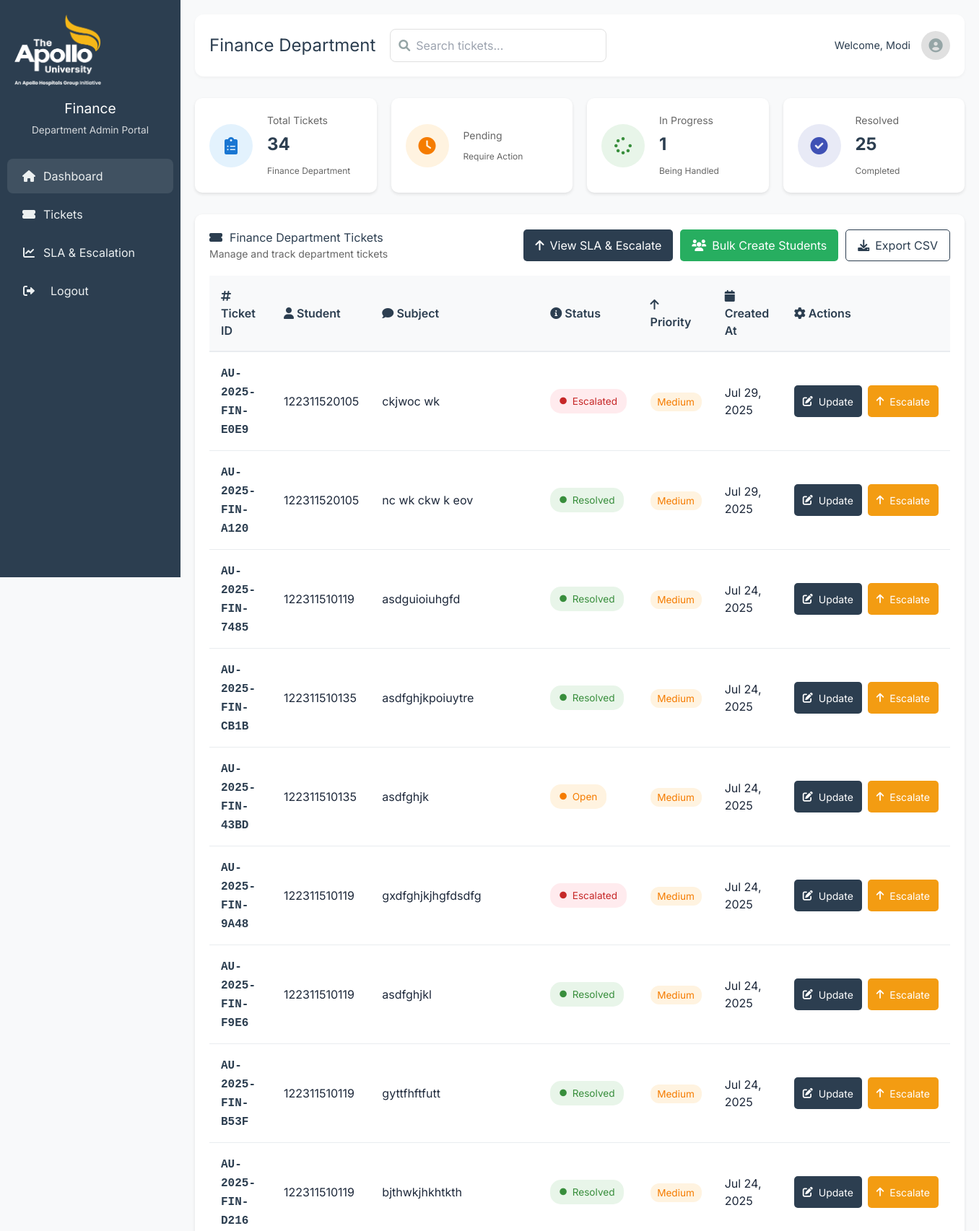
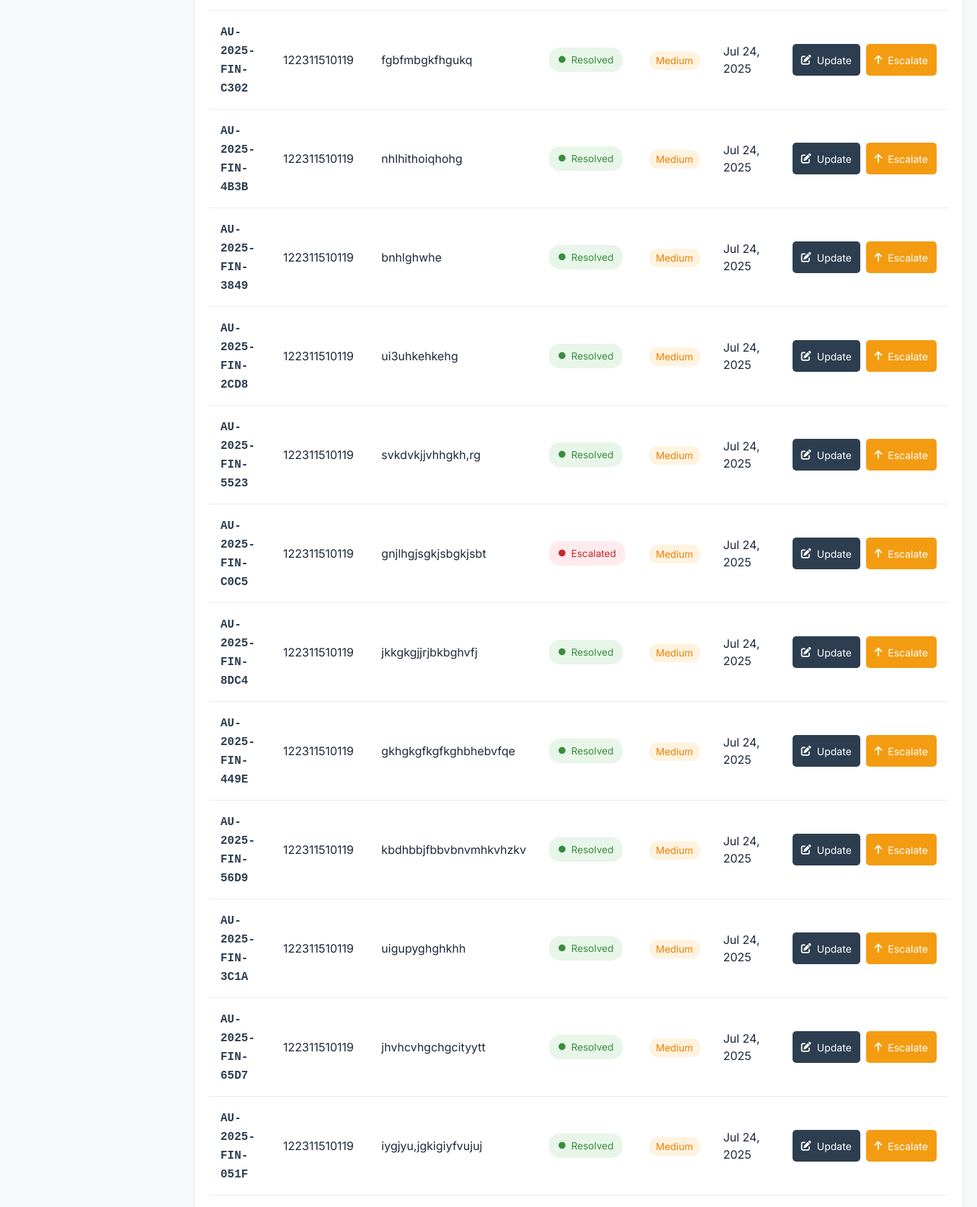
The page /department/ (signed in, upper part) on the database its author committed (2 pictures, top to bottom).
### core/models.py (models this page shows, shortened)
class Department(models.Model):
    name = models.CharField(max_length=100, unique=True)
    sla_hours = models.IntegerField(default=48)  # Default SLA time in hours
    class Meta:
        ordering = ['name']

### Student/models.py (models this page shows, shortened)
class Ticket(models.Model):
    ticket_id = models.CharField(max_length=20, unique=True, editable=False)
    student = models.ForeignKey(User, on_delete=models.CASCADE, related_name='student_tickets')
    department = models.ForeignKey(Department, on_delete=models.CASCADE)
    subject = models.CharField(max_length=200)
    description = models.TextField()
    priority = models.CharField(max_length=10, choices=PRIORITY_CHOICES, default='medium')
    status = models.CharField(max_length=20, choices=STATUS_CHOICES, default='open')
    created_at = models.DateTimeField(auto_now_add=True)
    updated_at = models.DateTimeField(auto_now=True)
    resolved_at = models.DateTimeField(null=True, blank=True)
    first_response_at = models.DateTimeField(null=True, blank=True)
    sla_breach = models.BooleanField(default=False)
    escalated_at = models.DateTimeField(null=True, blank=True)
    escalated_by = models.ForeignKey(User, on_delete=models.SET_NULL, null=True, blank=True, related_name='escalated_tickets')
    escalation_reason = models.TextField(null=True, blank=True)
    original_department = models.ForeignKey(Department, on_delete=models.SET_NULL, null=True, related_name='original_tickets')
    attachment = models.FileField(
        upload_to='ticket_attachments/',
        null=True,
        blank=True,
        validators=[
            FileExtensionValidator(
                allowed_extensions=['pdf', 'doc', 'docx', 'txt', 'jpg', 'jpeg', 'png']
            ),
            validate_file_size
        ]
    )
    class Meta:
        ordering = ['-created_at']

### dept_admin/views.py (the view)
# urls.py: path('', views.dashboard, name='dashboard'),
@login_required
@dept_admin_required
def dashboard(request):
    department = request.user.profile.department
    department_name = department.name if department else None
    if not department:
        messages.error(request, 'No department assigned to your profile.')
        return redirect('dept_admin:login')
    if department.name == 'General':
        tickets = Ticket.objects.filter(
            department=department,
            status__in=['escalated', 'in_progress', 'resolved']
        ).select_related(
            'student',
            'original_department',
            'escalated_by'
        ).order_by('-escalated_at', '-created_at')
    else:
        tickets = Ticket.objects.filter(
            department=department
        ).select_related(
            'student'
        ).order_by('-created_at')
    total_tickets = tickets.count()
    escalated_count = tickets.filter(status='escalated').count()
    in_progress_count = tickets.filter(status='in_progress').count()
    resolved_count = tickets.filter(status='resolved').count()
    total_resolved = tickets.filter(status='resolved')
    total_active = tickets.filter(status__in=['escalated', 'in_progress'])
    resolution_rate = (resolved_count / total_tickets * 100) if total_tickets > 0 else 0
    sla_compliant = tickets.filter(sla_breach=False).count()
    sla_compliance = (sla_compliant / total_tickets * 100) if total_tickets > 0 else 0
    context = {
        'tickets': tickets,
        'department': department,
        'department_name': department_name,
        'total_tickets': total_tickets,
        'escalated_count': escalated_count,
        'in_progress_count': in_progress_count,
        'resolved_count': resolved_count,
        'resolution_rate': resolution_rate,
        'sla_compliance': sla_compliance,
        'is_general_dept': department.name == 'General'
    }
    return render(request, 'dept_admin/dashboard.html', context)

### templates/dept_admin/dashboard.html (shortened to what this page needs)
{% extends 'base.html' %}
{% load static %}
{% block content %}
<link rel="stylesheet" href="{% static 'css/dept_admin_dashboard.css' %}">
<link rel="stylesheet" href="https://cdnjs.cloudflare.com/ajax/libs/font-awesome/6.0.0/css/all.min.css">
<div class="dashboard-container">
    <div class="sidebar">
        <div class="sidebar-header">
            <img src="{% static 'css/image.png' %}" alt="Department Logo" class="dept-logo">
            <h3>{{ department.name }}</h3>
            <p class="dept-subtitle">Department Admin Portal</p>
        </div>
        <nav class="sidebar-nav">
            <a href="#" class="active"><i class="fas fa-home"></i> Dashboard</a>
            <a href="#tickets"><i class="fas fa-ticket-alt"></i> Tickets</a>
            <a href="{% url 'dept_admin:sla_dashboard' %}"><i class="fas fa-chart-line"></i> SLA & Escalation</a>
            <form method="POST" action="{% url 'dept_admin:logout' %}">
                <button type="submit" class="nav-button"><i class="fas fa-sign-out-alt"></i> Logout</button>
            </form>
        </nav>
    </div>
    <div class="main-content">
        {% include "dept_admin/dashboard_content.html" %}
    </div>
</div>
{% endblock %}

### templates/base.html (shortened to what this page needs)
<!DOCTYPE html>
<html lang="en">
<head>
    {% load static %}
    <link href="https://cdnjs.cloudflare.com/ajax/libs/font-awesome/5.15.4/css/all.min.css" rel="stylesheet">
    <link href="https://cdn.jsdelivr.net/npm/tailwindcss@2.2.19/dist/tailwind.min.css" rel="stylesheet">
</head>
<body class="bg-gray-50 min-h-screen flex flex-col">
    {% block content %}{% endblock %}
</body>
</html>

### templates/dept_admin/dashboard_content.html (shortened to what this page needs)
<div class="top-header">
    <div class="header-info">
        <h1 class="department-title">{{ department.name }} Department</h1>
        <div class="header-search">
            <i class="fas fa-search"></i>
            <input type="text" placeholder="Search tickets..." id="searchTickets">
        </div>
    </div>
    <div class="header-profile">
        <span class="welcome-text">Welcome, {{ request.user.first_name|default:request.user.username }}</span>
        <div class="profile-image">
            <i class="fas fa-user-circle"></i>
        </div>
    </div>
</div>
{% if is_general_dept %}
<div class="stats-grid">
    <div class="stat-card">
        <div class="stat-icon">
            <i class="fas fa-exclamation-triangle"></i>
        </div>
        <div class="stat-content">
            <h3>Escalated</h3>
            <p class="stat-value">{{ escalated_count }}</p>
        </div>
    </div>
    <div class="stat-card">
        <div class="stat-icon">
            <i class="fas fa-clock"></i>
        </div>
        <div class="stat-content">
            <h3>In Progress</h3>
            <p class="stat-value">{{ in_progress_count }}</p>
        </div>
    </div>
    <div class="stat-card">
        <div class="stat-icon">
            <i class="fas fa-check-circle"></i>
        </div>
        <div class="stat-content">
            <h3>Resolved</h3>
            <p class="stat-value">{{ resolved_count }}</p>
        </div>
    </div>
    <div class="stat-card">
        <div class="stat-icon">
            <i class="fas fa-chart-line"></i>
        </div>
        <div class="stat-content">
            <h3>Resolution Rate</h3>
            <p class="stat-value">{{ resolution_rate|floatformat:1 }}%</p>
        </div>
    </div>
</div>
<div class="tickets-table">
    <table class="table">
        <thead>
            <tr>
                <th><i class="fas fa-hashtag"></i> Ticket ID</th>
                <th><i class="fas fa-user"></i> Student</th>
                <th><i class="fas fa-comment"></i> Subject</th>
                <th><i class="fas fa-info-circle"></i> Status</th>
                <th><i class="fas fa-building"></i> Original Dept</th>
                <th><i class="fas fa-arrow-up"></i> Priority</th>
                <th><i class="fas fa-clock"></i> Escalated At</th>
                <th><i class="fas fa-calendar"></i> Created At</th>
                <th><i class="fas fa-cog"></i> Actions</th>
            </tr>
        </thead>
        <tbody>
            {% for ticket in tickets %}
            <tr>
                <td><span class="ticket-id">{{ ticket.ticket_id }}</span></td>
                <td>{{ ticket.student.username }}</td>
                <td>{{ ticket.subject|truncatechars:100 }}</td>
                <td>
                    <span class="status-badge status-{{ ticket.status|lower }}">
                        <i class="fas fa-circle"></i> {{ ticket.get_status_display }}
                    </span>
                </td>
                <td>{{ ticket.original_department.name }}</td>
                <td>
                    <span class="priority-badge priority-{{ ticket.priority|lower }}">
                        {{ ticket.priority|title }}
                    </span>
                </td>
                <td>{{ ticket.escalated_at|date:"M d, Y H:i" }}</td>
                <td>{{ ticket.created_at|date:"M d, Y" }}</td>
                <td>
                    <div class="action-buttons">
                        {% if ticket.status == 'escalated' %}
                        <a href="{% url 'dept_admin:handle_escalated_ticket' ticket.id %}" class="btn btn-sm btn-primary">
                            <i class="fas fa-tools"></i> Handle
                        </a>
                        {% elif ticket.status == 'in_progress' %}
                        <a href="{% url 'dept_admin:handle_escalated_ticket' ticket.id %}" class="btn btn-sm btn-warning">
                            <i class="fas fa-edit"></i> Update
                        </a>
                        {% elif ticket.status == 'resolved' %}
                        <a href="{% url 'dept_admin:view_ticket' ticket.id %}" class="btn btn-sm btn-success">
                            <i class="fas fa-eye"></i> View
                        </a>
                        {% endif %}
                    </div>
                </td>
            </tr>
            {% empty %}
            <tr>
                <td colspan="9" class="text-center">
                    <div class="empty-state">
                        <i class="fas fa-ticket-alt"></i>
                        <p>No tickets found</p>
                    </div>
                </td>
            </tr>
            {% endfor %}
        </tbody>
    </table>
</div>
{% else %}
<div class="stats-grid">
    <div class="stat-card total">
        <div class="stat-icon">
            <i class="fas fa-clipboard-list"></i>
        </div>
        <div class="stat-details">
            <h3>Total Tickets</h3>
            <p class="stat-number">{{ total_tickets }}</p>
            <span class="stat-label">{{ department.name }} Department</span>
        </div>
    </div>
    <div class="stat-card pending">
        <div class="stat-icon">
            <i class="fas fa-clock"></i>
        </div>
        <div class="stat-details">
            <h3>Pending</h3>
            <span class="stat-label">Require Action</span>
        </div>
    </div>
    <div class="stat-card progress">
        <div class="stat-icon">
            <i class="fas fa-spinner"></i>
        </div>
        <div class="stat-details">
            <h3>In Progress</h3>
            <p class="stat-number">{{ in_progress_count }}</p>
            <span class="stat-label">Being Handled</span>
        </div>
    </div>
    <div class="stat-card resolved">
        <div class="stat-icon">
            <i class="fas fa-check-circle"></i>
        </div>
        <div class="stat-details">
            <h3>Resolved</h3>
            <p class="stat-number">{{ resolved_count }}</p>
            <span class="stat-label">Completed</span>
        </div>
    </div>
</div>
<div class="tickets-section" id="tickets">
    <div class="section-header">
        <div class="header-left">
            <h2><i class="fas fa-ticket-alt"></i> {{ department.name }} Department Tickets</h2>
            <span class="subtitle">Manage and track department tickets</span>
        </div>
        <div class="header-actions">
            {% if not is_general_dept %}
            <a href="{% url 'dept_admin:sla_dashboard' %}" class="btn btn-primary">
                <i class="fas fa-arrow-up"></i> View SLA & Escalate
            </a>
            {% endif %}
            {% if user.is_superuser %}
            <a href="{% url 'dept_admin:bulk_create_students' %}" class="btn btn-success">
                <i class="fas fa-users"></i> Bulk Create Students
            </a>
            {% endif %}
            <button class="btn btn-outline" onclick="window.location.href='{% url 'dept_admin:export_complaints' %}'">
                <i class="fas fa-download"></i> Export CSV
            </button>
        </div>
    </div>
    <div class="tickets-table">
        <table class="table">
            <thead>
                <tr>
                    <th><i class="fas fa-hashtag"></i> Ticket ID</th>
                    <th><i class="fas fa-user"></i> Student</th>
                    <th><i class="fas fa-comment"></i> Subject</th>
                    <th><i class="fas fa-info-circle"></i> Status</th>
                    {% if is_general_dept %}
                    <th><i class="fas fa-building"></i> Original Dept</th>
                    <th><i class="fas fa-arrow-up"></i> Priority</th>
                    <th><i class="fas fa-clock"></i> Escalated At</th>
                    {% else %}
                    <th><i class="fas fa-arrow-up"></i> Priority</th>
                    {% endif %}
                    <th><i class="fas fa-calendar"></i> Created At</th>
                    <th><i class="fas fa-cog"></i> Actions</th>
                </tr>
            </thead>
            <tbody>
                {% for ticket in tickets %}
                <tr>
                    <td><span class="ticket-id">{{ ticket.ticket_id }}</span></td>
                    <td>{{ ticket.student.username }}</td>
                    <td>{{ ticket.subject|truncatechars:100 }}</td>
                    <td>
                        <span class="status-badge status-{{ ticket.status|lower }}">
                            <i class="fas fa-circle"></i> {{ ticket.get_status_display }}
                        </span>
                    </td>
                    {% if is_general_dept %}
                    <td>{{ ticket.original_department.name }}</td>
                    <td>
                        <span class="priority-badge priority-{{ ticket.priority|lower }}">
                            {{ ticket.priority|title }}
                        </span>
                    </td>
                    <td>{{ ticket.escalated_at|date:"M d, Y H:i" }}</td>
                    {% else %}
                    <td>
                        <span class="priority-badge priority-{{ ticket.priority|lower }}">
                            {{ ticket.priority|title }}
                        </span>
                    </td>
                    {% endif %}
                    <td>{{ ticket.created_at|date:"M d, Y" }}</td>
                    <td>
                        <div class="action-buttons">
                            <a href="{% url 'dept_admin:update_complaint' ticket.id %}" class="btn btn-sm btn-primary">
                                <i class="fas fa-edit"></i> Update
                            </a>
                            {% if not is_general_dept %}
                            <a href="{% url 'dept_admin:escalate_ticket' ticket.id %}" class="btn btn-sm btn-warning">
                                <i class="fas fa-arrow-up"></i> Escalate
                            </a>
                            {% endif %}
                        </div>
                    </td>
                </tr>
                {% endfor %}
            </tbody>
        </table>
    </div>
</div>
{% endif %}

### rows shown on the page
Department: name "Finance"
Ticket: ticket_id "AU-2025-FIN-E0E9", student.username "122311520105", subject "ckjwoc wk", status "Escalated", priority "Medium", created_at "Jul 29, 2025"
Ticket: ticket_id "AU-2025-FIN-A120", student.username "122311520105", subject "nc wk ckw k eov", status "Resolved", priority "Medium", created_at "Jul 29, 2025", shows "Escalate"
Ticket: ticket_id "AU-2025-FIN-7485", student.username "122311510119", subject "asdguioiuhgfd", status "Resolved", priority "Medium", created_at "Jul 24, 2025", shows "Escalate"
Ticket: ticket_id "AU-2025-FIN-CB1B", student.username "122311510135", subject "asdfghjkpoiuytre", status "Resolved", priority "Medium", created_at "Jul 24, 2025", shows "Escalate"
Ticket: ticket_id "AU-2025-FIN-43BD", student.username "122311510135", subject "asdfghjk", status "Open", priority "Medium", created_at "Jul 24, 2025", shows "Escalate"
Ticket: ticket_id "AU-2025-FIN-9A48", student.username "122311510119", subject "gxdfghjkjhgfdsdfg", status "Escalated", priority "Medium", created_at "Jul 24, 2025"
Ticket: ticket_id "AU-2025-FIN-F9E6", student.username "122311510119", subject "asdfghjkl", status "Resolved", priority "Medium", created_at "Jul 24, 2025", shows "Escalate"
Ticket: ticket_id "AU-2025-FIN-B53F", student.username "122311510119", subject "gyttfhftfutt", status "Resolved", priority "Medium", created_at "Jul 24, 2025", shows "Escalate"
Ticket: ticket_id "AU-2025-FIN-D216", student.username "122311510119", subject "bjthwkjhkhtkth", status "Resolved", priority "Medium", created_at "Jul 24, 2025", shows "Escalate"
Ticket: ticket_id "AU-2025-FIN-C302", student.username "122311510119", subject "fgbfmbgkfhgukq", status "Resolved", priority "Medium", created_at "Jul 24, 2025", shows "Escalate"
Ticket: ticket_id "AU-2025-FIN-4B3B", student.username "122311510119", subject "nhlhithoiqhohg", status "Resolved", priority "Medium", created_at "Jul 24, 2025", shows "Escalate"
Ticket: ticket_id "AU-2025-FIN-3849", student.username "122311510119", subject "bnhlghwhe", status "Resolved", priority "Medium", created_at "Jul 24, 2025", shows "Escalate"
Ticket: ticket_id "AU-2025-FIN-2CD8", student.username "122311510119", subject "ui3uhkehkehg", status "Resolved", priority "Medium", created_at "Jul 24, 2025", shows "Escalate"
Ticket: ticket_id "AU-2025-FIN-5523", student.username "122311510119", subject "svkdvkjjvhhgkh,rg", status "Resolved", priority "Medium", created_at "Jul 24, 2025", shows "Escalate"
Ticket: ticket_id "AU-2025-FIN-C0C5", student.username "122311510119", subject "gnjlhgjsgkjsbgkjsbt", status "Escalated", priority "Medium", created_at "Jul 24, 2025"
Ticket: ticket_id "AU-2025-FIN-8DC4", student.username "122311510119", subject "jkkgkgjjrjbkbghvfj", status "Resolved", priority "Medium", created_at "Jul 24, 2025", shows "Escalate"
Ticket: ticket_id "AU-2025-FIN-449E", student.username "122311510119", subject "gkhgkgfkgfkghbhebvfqe", status "Resolved", priority "Medium", created_at "Jul 24, 2025", shows "Escalate"
Ticket: ticket_id "AU-2025-FIN-56D9", student.username "122311510119", subject "kbdhbbjfbbvbnvmhkvhzkv", status "Resolved", priority "Medium", created_at "Jul 24, 2025", shows "Escalate"
Ticket: ticket_id "AU-2025-FIN-3C1A", student.username "122311510119", subject "uigupyghghkhh", status "Resolved", priority "Medium", created_at "Jul 24, 2025", shows "Escalate"
Ticket: ticket_id "AU-2025-FIN-65D7", student.username "122311510119", subject "jhvhcvhgchgcityytt", status "Resolved", priority "Medium", created_at "Jul 24, 2025", shows "Escalate"
Ticket: ticket_id "AU-2025-FIN-051F", student.username "122311510119", subject "iygjyu,jgkigiyfvujuj", status "Resolved", priority "Medium", created_at "Jul 24, 2025", shows "Escalate"

### other values the page prints
{{ request.user.first_name|default:request.user.username }} "Modi"
{{ total_tickets }} "34"
{{ in_progress_count }} "1"
{{ resolved_count }} "25"
